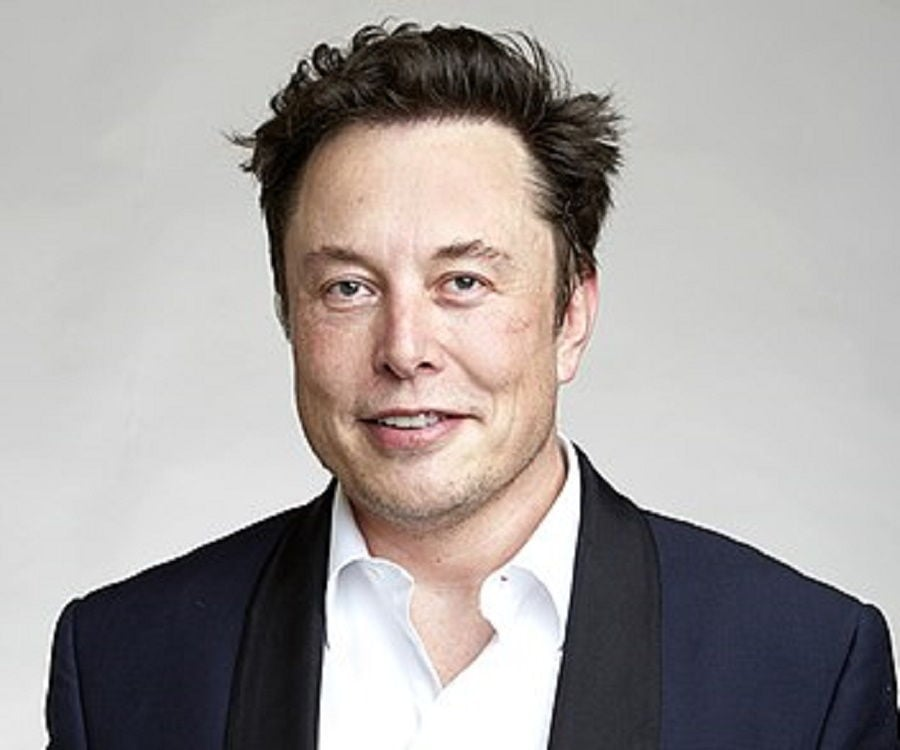
#> input picture FaceRecognition/images/90001.jpg, 900 x 750 px, given in place of the camera
$ python mainnn.py
#> lines starting #> are read from the running program, lines starting #| are printed output that depends on the picture; after the words box and inside, x2 and y2 are one past the last pixel; in counts of white or black regions, pixels touching at a corner belong together
import numpy as np
import cv2
import os
import pickle

video = cv2.VideoCapture(0)  # Open webcam

#is used in OpenCV to load a pre-trained Haar cascade classifier for face detection.
facedetect = cv2.CascadeClassifier("haarcascade_frontalface_default.xml")

face_data = []
name = input("Enter Your Name: ")
#> the answer given: images/90001.jpg

while True:
    ret, frame = video.read()
#> frame is the input picture: shape (750, 900, 3); mean B, G, R 159.2, 160.9, 166.4
    if not ret:
        continue  # Skip if frame is not captured properly

    gray = cv2.cvtColor(frame, cv2.COLOR_BGR2GRAY)
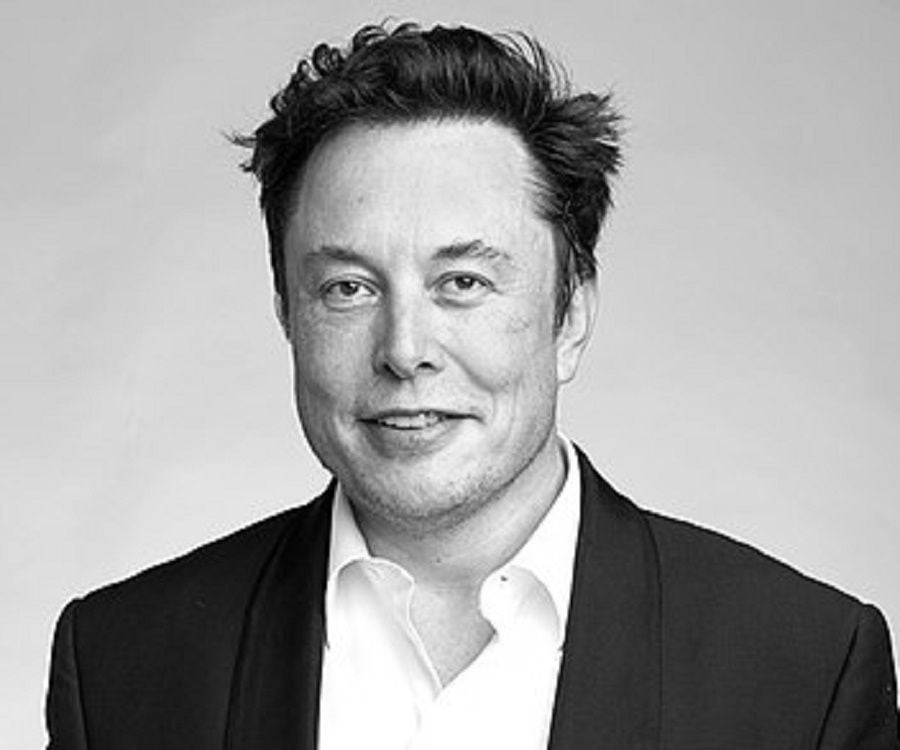
#> gray: shape (750, 900); min 0, max 255, mean 162.4
    faces = facedetect.detectMultiScale(gray, 1.3, 5)
#> faces = [[241, 142, 347, 347]]

    for (x, y, w, h) in faces:
        crop_img = frame[y:y+h, x:x+w]  # Extract the face region
        resized_img = cv2.resize(crop_img, (50, 50))  # Resize to (50,50)

        if len(face_data) < 50:  # Stop at 50 images
            face_data.append(resized_img)
            cv2.putText(frame, f"Captured: {len(face_data)}/50", (50, 50),
                        cv2.FONT_HERSHEY_COMPLEX, 1, (50, 50, 255), 1)
            cv2.rectangle(frame, (x, y), (x+w, y+h), (50, 50, 255), 1)
#> this loop made 1 pass
#> pass 1, `crop_img = frame[y:y+h, x:x+w]`:
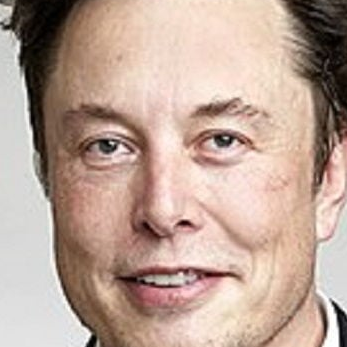
#> crop_img: shape (347, 347, 3); mean B, G, R 150.9, 163.7, 188.4
#> pass 1, `resized_img = cv2.resize(crop_img, (50, 50))`:
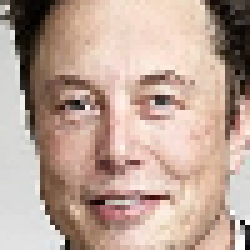
#> resized_img: shape (50, 50, 3) (shown 5 times larger); mean B, G, R 150.9, 163.7, 188.4
#> after the loop:
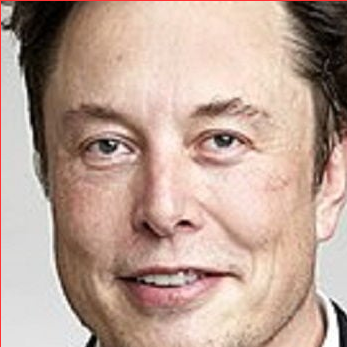
#> crop_img: shape (347, 347, 3); 0.58% of pixels changed, all inside (x1, y1, x2, y2) = (0, 0, 347, 347)
#> after the loop:
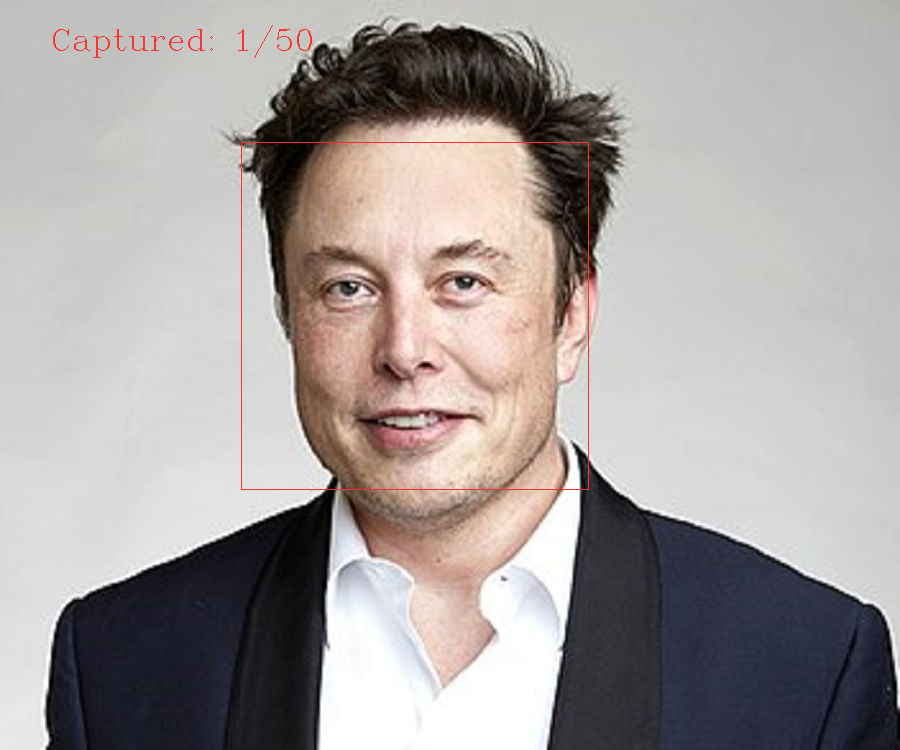
#> frame: shape (750, 900, 3); 0.33% of pixels changed, all inside (x1, y1, x2, y2) = (53, 25, 589, 490)
#> after the loop, face_data = 1 item

    cv2.imshow("frame", frame)
    if cv2.waitKey(1) & 0xFF == ord('q') or len(face_data) == 50:
#> (key q is pressed here)
        break  # Stop when 50 images are captured

video.release()
cv2.destroyAllWindows()

# Convert face_data to numpy array
face_data = np.array(face_data).reshape(50, -1)  # 50 images, flattened
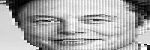
#> face_data: shape (50, 150); min 0, max 255, mean 167.6

# Ensure the 'data/' directory exists
if not os.path.exists('data/'):
    os.makedirs('data/')

# Save names
names_file = 'data/names.pkl'
if not os.path.exists(names_file):
    names = [name] * 50
    with open(names_file, 'wb') as f:
        pickle.dump(names, f)
else:
    with open(names_file, 'rb') as f:
        names = pickle.load(f)
    names.extend([name] * 50)
    with open(names_file, 'wb') as f:
        pickle.dump(names, f)

# Save face data
face_data_file = 'data/face_data.pkl'
if not os.path.exists(face_data_file):
    with open(face_data_file, 'wb') as f:
        pickle.dump(face_data, f)
else:
    with open(face_data_file, 'rb') as f:
        faces = pickle.load(f)
    faces = np.vstack((faces, face_data))
    with open(face_data_file, 'wb') as f:
        pickle.dump(faces, f)

print("Face data successfully saved!")

$ run again, on FaceRecognition/images/90011.jpg
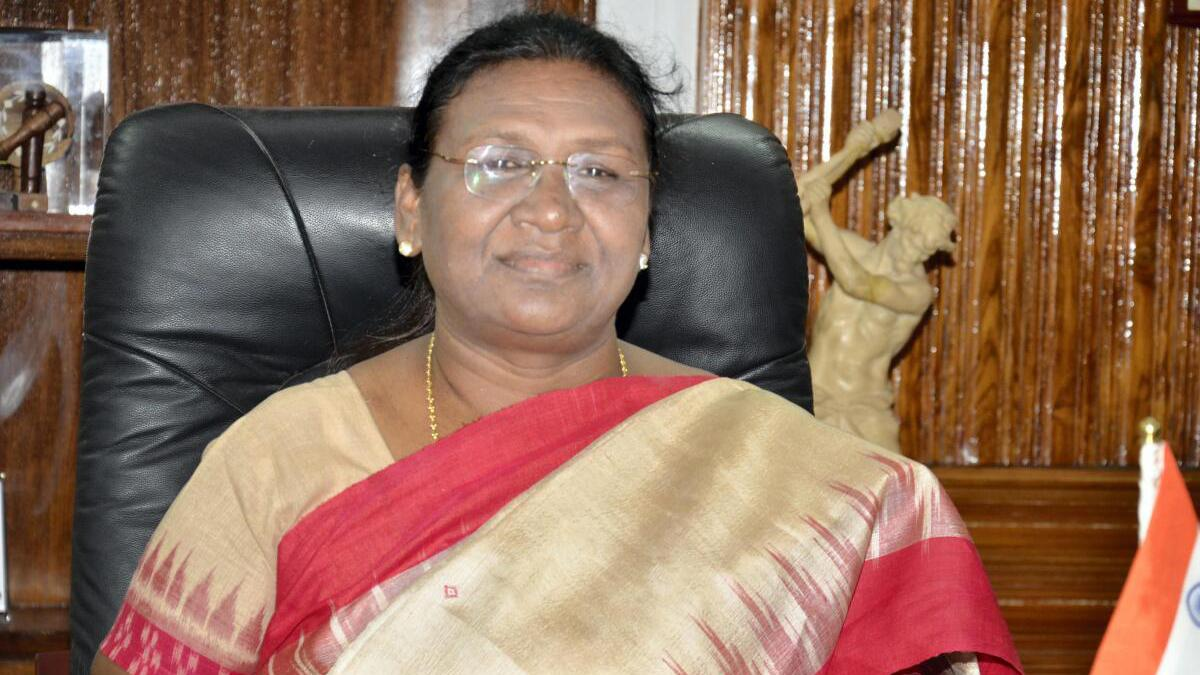
#> input picture FaceRecognition/images/90011.jpg, 1200 x 675 px, given in place of the camera
#> frame is the input picture: shape (675, 1200, 3); mean B, G, R 89.1, 108.1, 142.9
#> faces = [[431, 78, 245, 245]]
#> the loop `for (x, y, w, h) in faces:` made 1 pass
#> after the loop `for (x, y, w, h) in faces:`:
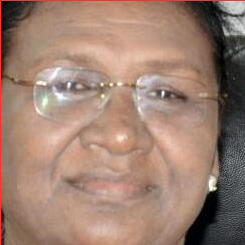
#> crop_img: shape (245, 245, 3); mean B, G, R 113.6, 128.5, 157.6
#> after the loop `for (x, y, w, h) in faces:`: face_data = 1 item
#> `face_data = np.array(face_data).reshape(50, -1)`:
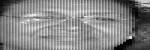
#> face_data: shape (50, 150); min 0, max 255, mean 132.8
